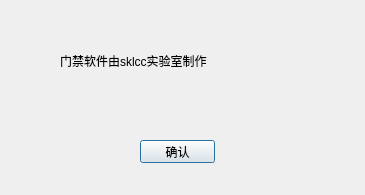
<?xml version="1.0" encoding="UTF-8"?>
<ui version="4.0">
 <class>DialogAbout</class>
 <widget class="QDialog" name="DialogAbout">
  <property name="geometry">
   <rect>
    <x>0</x>
    <y>0</y>
    <width>365</width>
    <height>195</height>
   </rect>
  </property>
  <property name="windowTitle">
   <string>Dialog</string>
  </property>
  <widget class="QPushButton" name="pushButton_ok">
   <property name="geometry">
    <rect>
     <x>140</x>
     <y>140</y>
     <width>75</width>
     <height>23</height>
    </rect>
   </property>
   <property name="text">
    <string>确认</string>
   </property>
  </widget>
  <widget class="QLabel" name="label">
   <property name="geometry">
    <rect>
     <x>60</x>
     <y>50</y>
     <width>241</width>
     <height>21</height>
    </rect>
   </property>
   <property name="text">
    <string>门禁软件由sklcc实验室制作</string>
   </property>
  </widget>
 </widget>
 <resources/>
 <connections>
  <connection>
   <sender>pushButton_ok</sender>
   <signal>clicked()</signal>
   <receiver>DialogAbout</receiver>
   <slot>accept()</slot>
   <hints>
    <hint type="sourcelabel">
     <x>196</x>
     <y>150</y>
    </hint>
    <hint type="destinationlabel">
     <x>290</x>
     <y>127</y>
    </hint>
   </hints>
  </connection>
 </connections>
</ui>
